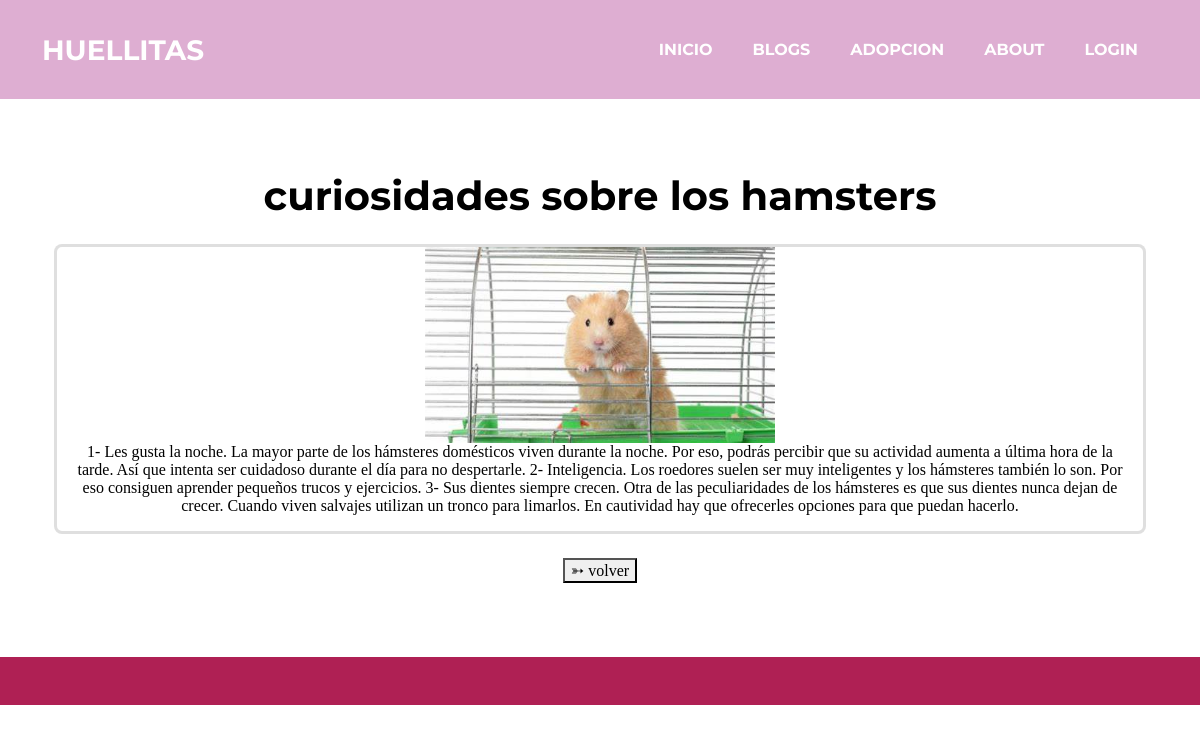
The app's page /blogs/1 with its own data.
### blog/models.py (models this page shows, shortened)
class blog(models.Model):
    titulo = models.CharField(max_length=200)
    descripcion = models.TextField()
    imagen = models.ImageField(upload_to='blogs', null = True)
    owner = models.ForeignKey(to=User, on_delete=models.CASCADE, null=True)

### blog/views.py (the view)
# urls.py: path('blogs/<int:id>', views.contenido_blog, name="contenido_blog"),
def contenido_blog(request, id):
    contenido = get_object_or_404(blog, id=id)
    detalles = blog.objects.filter(id=id)
    return render(request, 'contenido.html', {
        'contenido': contenido,
        'detalles': detalles
        })

### blog/templates/contenido.html (shortened to what this page needs)
{% extends 'base.html' %}
{% load static %}
{% block content %}
{% for detalle in detalles %}
<div class="text-center">
    <h1>{{detalle.titulo}}</h1>
    <div class="container card d-flex align-items-center flex-column my-4">
    {% if detalle.imagen %}
    <img src="{{ detalle.imagen.url }}" width="350px"/>
    {% endif %}
    <p>{{detalle.descripcion}}</p>
    </div>
    <a href="{% url 'blogs' %}">
        <button> ➳ volver </button>
    </a>
</div>
{% endfor %}
{% endblock %}

### records on screen
blog: titulo "curiosidades sobre los hamsters", imagen (picture), descripcion "1- Les gusta la noche. La mayor parte de los hámsteres domésticos viven durante la noche. Por eso, podrás percibir que su actividad aumenta a última hora de la tarde. Así que intenta ser cuidadoso durante el día para no despertarle. 2- Inteligencia. Los roedores suelen ser muy inteligentes y los hámsteres también lo son. Por eso consiguen aprender pequeños trucos y ejercicios. 3- Sus dientes siempre crecen. Otra de las peculiaridades de los hámsteres es que sus dientes nunca dejan de crecer. Cuando viven salvajes utilizan un tronco para limarlos. En cautividad hay que ofrecerles opciones para que puedan hacerlo."
